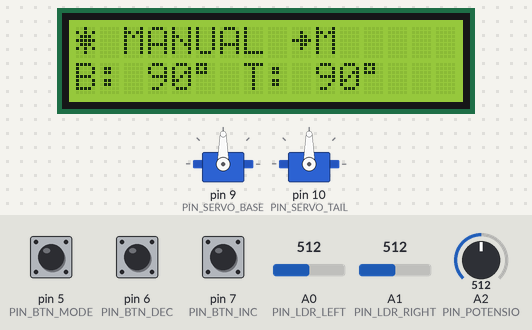
This sketch was run on a simulated Arduino Uno, built with avr-gcc and run on an emulated ATmega328P. On the bench: 2 × servo, 16×2 character LCD. The inputs (shaded band) are chosen by the test bench; at power-on: pin 5 (PIN_BTN_MODE) HIGH, A0 (PIN_LDR_LEFT) = 512, A1 (PIN_LDR_RIGHT) = 512, pin 6 (PIN_BTN_DEC) HIGH, pin 7 (PIN_BTN_INC) HIGH, A2 (PIN_POTENSIO) = 512. What the sketch prints to the serial monitor is not drawn.

Above: at 2.8 s.
2.9 s: pin 5 (PIN_BTN_MODE) pulled LOW for 1 s
At 4.6 s:
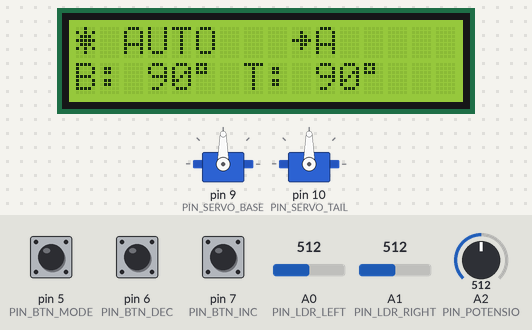
5.6 s: A0 (PIN_LDR_LEFT) set to 160
At 6.29 s:
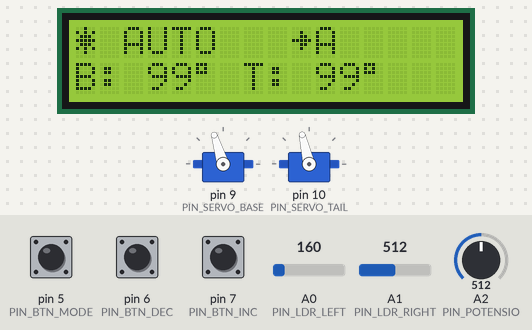
7.6 s: A1 (PIN_LDR_RIGHT) set to 137
At 9.4 s:
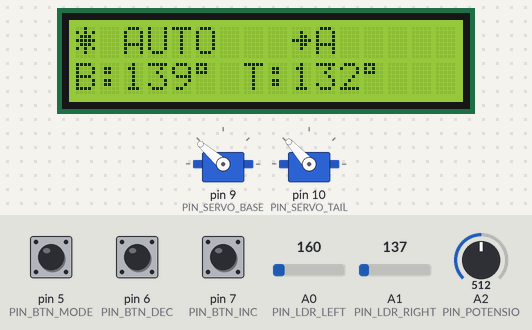
9.9 s: A1 (PIN_LDR_RIGHT) set to 121
At 11.58 s:
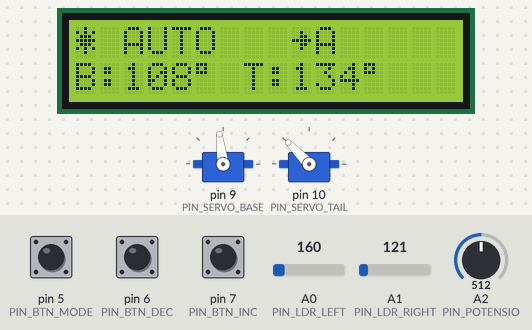
12.4 s: A0 (PIN_LDR_LEFT) set to 99
At 13.0 s:
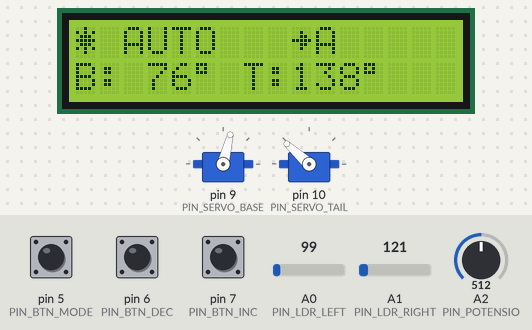
14.2 s: A0 (PIN_LDR_LEFT) set to 82
At 18.4 s:
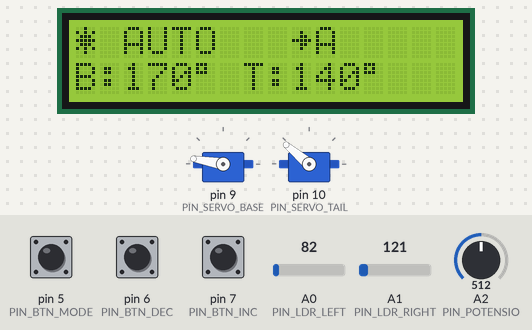
Timing chart, 0 to 19.5 s (numbered marks = the images above; inputs shaded):
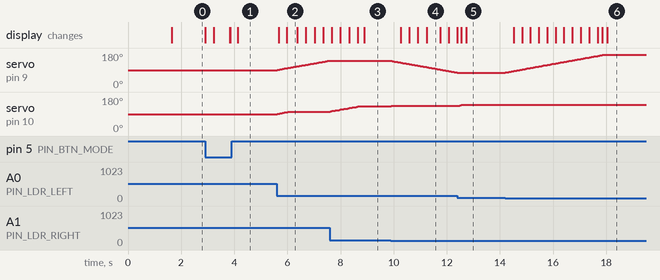

The sketch:

Solar_tracker.ino
```cpp
#include <Servo.h>
#include <Wire.h>
#include <LiquidCrystal_I2C.h>

//deklarasi Pin
#define PIN_SERVO_BASE    9
#define PIN_SERVO_TAIL    10
#define PIN_POTENSIO      A2
#define PIN_LDR_LEFT      A0
#define PIN_LDR_RIGHT     A1
#define PIN_BTN_INC       7
#define PIN_BTN_DEC       6
#define PIN_BTN_MODE      5

//definisi variabel limit servo
#define BASE_MIN          10
#define BASE_MAX          170
#define TAIL_MIN          10
#define TAIL_MAX          170
#define TAIL_STEP         3
#define SERVO_DELAY       10

//threshold LDR
#define LDR_THRESHOLD     30
#define LDR_DEADZONE      15

// Ubah ke false untuk mode AUTO (LDR)
// Ubah ke true  untuk mode MANUAL (Potensio + Button)
bool manualMode = true;

//button debounce
#define DEBOUNCE_MS       50
unsigned long lastBtnInc  = 0;
unsigned long lastBtnDec  = 0;
unsigned long lastBtnMode = 0;

Servo servoBase;
Servo servoTail;
LiquidCrystal_I2C lcd(0x27, 16, 2);

//variabel
int baseAngle  = 90;
int tailAngle  = 90;
int lastBaseAngle = -1;
int lastTailAngle = -1;
bool lastModeManual = !manualMode; // paksa update pertama kali saat dinyalakan

unsigned long lastLCDUpdate = 0;
#define LCD_REFRESH_MS  300

//lcd karakter
byte sunChar[8] = {
  0b00100,
  0b10101,
  0b01110,
  0b11111,
  0b01110,
  0b10101,
  0b00100,
  0b00000
};

byte arrowRight[8] = {
  0b00000,
  0b00100,
  0b00110,
  0b11111,
  0b00110,
  0b00100,
  0b00000,
  0b00000
};


void setup() {
  Serial.begin(9600);

  servoBase.attach(PIN_SERVO_BASE);
  servoTail.attach(PIN_SERVO_TAIL);
  servoBase.write(baseAngle);
  servoTail.write(tailAngle);

  pinMode(PIN_BTN_INC,  INPUT_PULLUP);
  pinMode(PIN_BTN_DEC,  INPUT_PULLUP);
  pinMode(PIN_BTN_MODE, INPUT_PULLUP);

  lcd.init();
  lcd.backlight();
  lcd.createChar(0, sunChar);
  lcd.createChar(1, arrowRight);

  lcd.setCursor(0, 0);
  lcd.print("  SOLAR TRACKER ");
  lcd.setCursor(0, 1);
  lcd.print("   Initializing..");
  delay(1500);
  lcd.clear();

  Serial.println("Solar Tracker Ready");
  Serial.println("Mode: " + String(manualMode ? "MANUAL" : "AUTO"));
}


void loop() {
  unsigned long now = millis();
  //triger mode vias button
  if (digitalRead(PIN_BTN_MODE) == LOW && (now - lastBtnMode) > DEBOUNCE_MS) {
    lastBtnMode = now;
    manualMode  = !manualMode;
    lcd.clear();
    Serial.println(">> Mode: " + String(manualMode ? "MANUAL" : "AUTO"));
  }

  //triger mode via serial
  if (Serial.available()) {
    char cmd = Serial.read();
    if (cmd == 'A' || cmd == 'a') { manualMode = false; lcd.clear(); Serial.println(">> Mode: AUTO"); }
    if (cmd == 'M' || cmd == 'm') { manualMode = true;  lcd.clear(); Serial.println(">> Mode: MANUAL"); }
  }

  if (manualMode) {
    runManualMode();
  } else {
    runAutoMode();
  }

  updateLCD();
  delay(20);
}

//fungsi control manual
void runManualMode() {
  int potVal  = analogRead(PIN_POTENSIO);
  int target  = map(potVal, 0, 1023, BASE_MIN, BASE_MAX);
  baseAngle   = smoothMove(baseAngle, target, 2);
  servoBase.write(baseAngle);

  unsigned long now = millis();

  if (digitalRead(PIN_BTN_INC) == LOW && (now - lastBtnInc) > DEBOUNCE_MS) {
    lastBtnInc = now;
    tailAngle  = constrain(tailAngle + TAIL_STEP, TAIL_MIN, TAIL_MAX);
    servoTail.write(tailAngle);
    Serial.println("Tail+ : " + String(tailAngle) + "°");
  }

  if (digitalRead(PIN_BTN_DEC) == LOW && (now - lastBtnDec) > DEBOUNCE_MS) {
    lastBtnDec = now;
    tailAngle  = constrain(tailAngle - TAIL_STEP, TAIL_MIN, TAIL_MAX);
    servoTail.write(tailAngle);
    Serial.println("Tail- : " + String(tailAngle) + "°");
  }
}

// fungsi auto
void runAutoMode() {
  int ldrLeft  = analogRead(PIN_LDR_LEFT);
  int ldrRight = analogRead(PIN_LDR_RIGHT);
  int diff     = ldrLeft - ldrRight;

  if (abs(diff) > LDR_THRESHOLD) {
    if (diff > 0) {
      // Cahaya lebih kuat di kiri maka putar ke kiri (kurangi angle)
      baseAngle = constrain(baseAngle - 1, BASE_MIN, BASE_MAX);
    } else {
      // Cahaya lebih kuat di kanan maka putar ke kanan
      baseAngle = constrain(baseAngle + 1, BASE_MIN, BASE_MAX);
    }
    servoBase.write(baseAngle);
  }

  // Tail Servo: gunakan rata-rata LDR sebagai referensi elevasi
  // Semakin terang maka naikkan panel (tailAngle turun menuju tengah)
  int avgLight = (ldrLeft + ldrRight) / 2;
  int targetTail = map(avgLight, 0, 1023, TAIL_MAX, TAIL_MIN);
  targetTail = constrain(targetTail, TAIL_MIN, TAIL_MAX);

  if (abs(tailAngle - targetTail) > LDR_DEADZONE) {
    tailAngle = smoothMove(tailAngle, targetTail, 1);
    servoTail.write(tailAngle);
  }

  // Debug Serial
  Serial.print("LDR L:");  Serial.print(ldrLeft);
  Serial.print(" R:");     Serial.print(ldrRight);
  Serial.print(" | Base:"); Serial.print(baseAngle);
  Serial.print("° Tail:");  Serial.println(tailAngle);
}

// fungsi tampil LCD
void updateLCD() {
  unsigned long now = millis();
  if (now - lastLCDUpdate < LCD_REFRESH_MS) return;
  lastLCDUpdate = now;

  lcd.setCursor(0, 0);
  lcd.write(byte(0));  // sun icon
  lcd.print(manualMode ? " MANUAL " : " AUTO   ");
  lcd.write(byte(1));  // arrow icon
  lcd.print(manualMode ? "M" : "A");

  // Baris 1: Sudut Base & Tail
  lcd.setCursor(0, 1);
  lcd.print("B:");
  lcd.print(padAngle(baseAngle));
  lcd.print((char)223);   // derajat °
  lcd.print(" T:");
  lcd.print(padAngle(tailAngle));
  lcd.print((char)223);
  lcd.print("     ");
}

//fungsi - fungsi pembantu
// Gerak servo bertahap (smooth)
int smoothMove(int current, int target, int step) {
  if (current < target) return min(current + step, target);
  if (current > target) return max(current - step, target);
  return current;
}

// Format angle 3 digit
String padAngle(int angle) {
  if (angle < 10)  return "  " + String(angle);
  if (angle < 100) return " " + String(angle);
  return String(angle);
}
```

Measured:
- the behaviour switches between 130 and 129 on A1 (PIN_LDR_RIGHT) (found by bisection; images 3 and 4)
- the behaviour switches between 91 and 90 on A0 (PIN_LDR_LEFT) (found by bisection; images 5 and 6)
- after the input at 2.9 s, the display: first changes at once (image 1 shows a later state)
- after the input at 5.6 s, servo on pin 9 (PIN_SERVO_BASE): moves from 90° to 139° over 1.9 s, starting at once; servo on pin 10 (PIN_SERVO_TAIL): moves from 90° to 103° over 0.47 s, starting at once; the display: first changes after 0.07 s (image 2 shows a later state)
- after the input at 7.6 s, servo on pin 9 (PIN_SERVO_BASE): stays 139° (without the input it goes to 140° after 0.02 s); servo on pin 10 (PIN_SERVO_TAIL): moves from 103° to 132° over 1.1 s, starting at once
- after the input at 9.9 s, servo on pin 9 (PIN_SERVO_BASE): moves from 139° to 76° over 2.5 s, starting at once; servo on pin 10 (PIN_SERVO_TAIL): 132° → 134° at once; the display: first changes after 0.37 s (image 4 shows a later state)
- after the input at 12.4 s, servo on pin 9 (PIN_SERVO_BASE): stays 76° (without the input it goes to 75° after 0.06 s); servo on pin 10 (PIN_SERVO_TAIL): 134° → 138° after 0.06 s
- after the input at 14.2 s, servo on pin 9 (PIN_SERVO_BASE): moves from 76° to 170° over 3.7 s, starting at once; servo on pin 10 (PIN_SERVO_TAIL): 138° → 140° at once; the display: first changes after 0.33 s (image 6 shows a later state)
